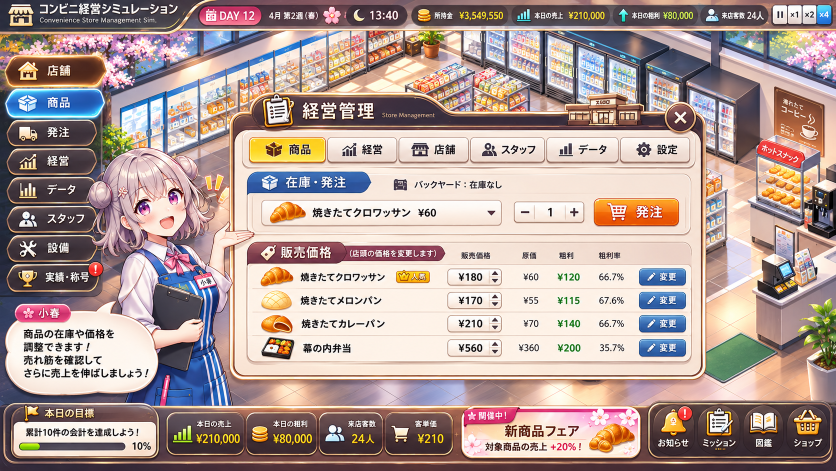
#> input picture docs/mockups/ui_target_goods_2026-11-01.png, 1672 x 941 px, found by its file name (shown at 1/2 size)
$ python build_mockup_chrome.py
#> lines starting #> are read from the running program, lines starting #| are printed output that depends on the picture
"""Cuts the UI chrome out of the 2026-11-01 mockup screenshots (docs/mockups/ui_target_{goods,data}_2026-11-01.png) for
the game to draw over the live store, as the browser mockup does (its image layer + live values): the top bar, the
left menu, the bottom bar, the 経営管理 window frame and tabs, 小春六花 beside it and her speech bubble.

Everything is worked out at 1920x1080 (the mockup scaled by 1920/1672; the game's base viewport). Each part's outline
is a hand-placed shape refined with GrabCut in a thin band around it, so the store behind shows through the gaps.
Text that changes (date, money, values, the bubble's line, the window's content) is inpainted away and drawn live by
the game. Selected looks the mockup does not show (a selected tab other than 商品 / データ, a selected menu entry
other than 商品, x1 / x2) are made from a selected face with its label inpainted away and the other entry's label
keyed out on top.

Output: assets/ui/mockup/<part>.png plus layout.json ({part: [x, y, w, h]} in 1920x1080 pixels).

    python tools/assets/build_mockup_chrome.py     # needs assets/source/ui_mockup/rikka_cut.png (tools/assets/idol/cutout.py)
"""
import json
from pathlib import Path

import cv2
import numpy as np
from PIL import Image

SRC_GOODS = Path("docs/mockups/ui_target_goods_2026-11-01.png")
SRC_DATA = Path("docs/mockups/ui_target_data_2026-11-01.png")
RIKKA = Path("assets/source/ui_mockup/rikka_cut.png")   # cut from the goods mockup at (170, 285) in its 1672 px space
OUT = Path("assets/ui/mockup")
CONTENT_BOX = (562, 392, 1592, 866)   # MockupChrome.CONTENT (the window's area below the tabs)
W, H = 1920, 1080
K = W / 1672                 # mockup px -> game px
CSS = (1672 / 1648) * K      # the browser mockup's hit areas (1648 px wide) -> game px

NAV = [("store", 9, 108, 200, 65), ("goods", 9, 176, 200, 57), ("order", 9, 235, 200, 54), ("management", 9, 291, 200, 55),
       ("data", 9, 348, 200, 57), ("staff", 9, 405, 200, 64), ("equipment", 9, 468, 200, 60), ("achievements", 9, 529, 200, 60)]
TABS = [("goods", 491, 270, 151, 53), ("management", 647, 270, 140, 53), ("store", 790, 270, 136, 53),
        ("staff", 930, 270, 140, 53), ("data", 1076, 270, 146, 53), ("settings", 1225, 270, 141, 53)]
SPEED_BOX = {"pause": [1774, 11, 1808, 55], "x1": [1810, 11, 1841, 55], "x2": [1843, 11, 1874, 55], "x4": [1876, 11, 1910, 55]}
NAV_RIGHT = {"store": 242, "goods": 236}   # the other (brown) buttons end at 224


def inset(box, dx, dy):
    return [box[0] + dx, box[1] + dy, box[2] - dx, box[3] - dy]


def css(x, y, w, h):
    return [x * CSS, y * CSS, (x + w) * CSS, (y + h) * CSS]


def load(path):
    rgb = np.asarray(Image.open(path).convert("RGB").resize((W, H), Image.LANCZOS))
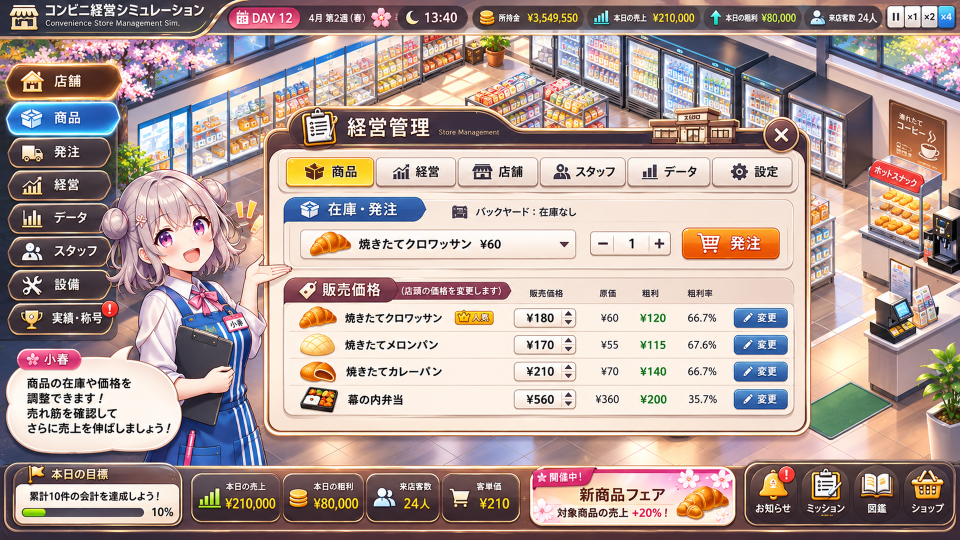
#> rgb: shape (1080, 1920, 3) (shown at 1/2 size); mean R, G, B 176.2, 156.4, 151.2
    return np.ascontiguousarray(rgb)


# [168 lines left out: functions rrect, refine, keep_attached, erase, fill, key and 10 more, not called in this run]


def main():
    goods = load(SRC_GOODS)
    data = load(SRC_DATA)
    layout = {}

    # Top bar: the values are inpainted away (the captions 所持金 / 本日の売上 … stay).
    top = goods.copy()
    for box in [(498, 22, 592, 52),     # DAY 12
                (612, 22, 735, 52),     # 4月 第2週（春）
                (840, 20, 918, 52),     # 13:40
                (1052, 22, 1160, 52),   # ¥3,549,550
                (1297, 22, 1392, 52),   # ¥210,000
                (1521, 22, 1597, 52),   # ¥80,000
                (1713, 22, 1760, 52)]:  # 24人
        erase(top, box)
    a_top = refine(goods, shape_top(), 7)
    rgba_crop(top, a_top, (0, 0, W, 76), "top_bar", layout)

    # Speed buttons: pause / x1 / x2 unselected and x4 selected in the mockup; the other looks are a face (the blue x4
    # face or the light x2 face, label inpainted away) with the button's own label keyed out on top.
    blue_face = goods.copy()
    erase(blue_face, inset(SPEED_BOX["x4"], 4, 7), thresh=60, grow=3)
    light_face = goods.copy()
    erase(light_face, inset(SPEED_BOX["x2"], 4, 7), thresh=60, grow=3)
    for name, box in SPEED_BOX.items():
        alpha = np.zeros((H, W), np.uint8)
        rrect(alpha, box, 5, 255)
        on = name == "x4"
        rgba_crop(goods, alpha, box, "speed_%s_%s" % (name, "on" if on else "off"), layout)
        face_name, tint, light = ("x2", (40, 32, 40), True) if on else ("x4", (255, 255, 255), False)
        face = light_face if on else blue_face
        label = key(goods, inset(box, 4, 7), light=light)
        canvas = face.copy()
        fb = SPEED_BOX[face_name]
        lw = min(label.shape[1], fb[2] - fb[0] - 8)
        paste_rgba(canvas, label[:, :lw], fb[0] + 4 + ((fb[2] - fb[0] - 8) - lw) // 2, fb[1] + 7, tint=tint)
        alpha = np.zeros((H, W), np.uint8)
        rrect(alpha, fb, 5, 255)
        other = "speed_%s_%s" % (name, "off" if on else "on")
        rgba_crop(canvas, alpha, fb, other, layout)
        layout[other][:2] = box[:2]

    # Left menu: brown buttons, 商品 selected (blue) in the mockup.
    blue = goods.copy()
    gb = [int(round(v)) for v in css(*NAV[1][1:])]
    gb[2] = NAV_RIGHT["goods"]
    erase(blue, (gb[0] + 26, gb[1] + 10, gb[0] + 175, gb[3] - 10), thresh=45, grow=3)
    brown = goods.copy()
    ob = [int(round(v)) for v in css(*NAV[2][1:])]
    ob[2] = 224
    erase(brown, (ob[0] + 26, ob[1] + 10, ob[0] + 175, ob[3] - 10), thresh=45, grow=3)
    for name, *box in NAV:
        b = [int(round(v)) for v in css(*box)]
        b[2] = NAV_RIGHT.get(name, 224)
        alpha = refine(goods, shape_nav(b, name == "achievements"), 5)
        if name == "goods":
            rgba_crop(goods, alpha, b, "nav_goods_on", layout)
            off = brown.copy()
            paste_rgba(off, key(goods, (gb[0] + 26, gb[1] + 10, gb[0] + 170, gb[3] - 10), light=True), ob[0] + 26, ob[1] + 10 - ((gb[3] - gb[1]) - (ob[3] - ob[1])) // 2,
                       tint=(255, 240, 220))
            a2 = refine(goods, shape_nav(ob), 5)
            rgba_crop(off, a2, ob, "nav_goods_off", layout)
            layout["nav_goods_off"][:2] = layout["nav_goods_on"][:2]
            continue
        rgba_crop(goods, alpha, b, "nav_%s_off" % name, layout)
        on = blue.copy()
        paste_rgba(on, key(goods, (b[0] + 26, b[1] + 10, b[0] + 170, b[3] - 10), light=True), gb[0] + 26, gb[1] + 10 + (gb[3] - gb[1] - (b[3] - b[1])) // 2,
                   tint=(255, 255, 255))
        a2 = refine(goods, shape_nav(gb), 5)
        rgba_crop(on, a2, gb, "nav_%s_on" % name, layout)
        layout["nav_%s_on" % name][:2] = [b[0], b[1] + ((b[3] - b[1]) - (gb[3] - gb[1])) // 2]

    # Bottom bar: the goal line, the progress and the four values are drawn live; the event banner's words and picture
    # too (the pink face stays); the four buttons on the right stay as drawn.
    bot = goods.copy()
    for box in [(55, 975, 330, 1006),    # 累計10件の会計を達成しよう！
                (298, 1011, 352, 1038),  # 10%
                (448, 990, 555, 1024), (627, 990, 718, 1024), (800, 990, 862, 1024), (955, 990, 1022, 1026),
                (1108, 968, 1345, 1044)]:   # the event's name and effect
        erase(bot, box)
    erase(bot, (1345, 945, 1462, 1048), thresh=30, grow=4)   # the event's picture (the game draws today's)
    track = bot[1022, 200].copy()
    bot[1016:1030, 47:110] = track   # the progress fill (the game draws the real one)
    rgba_crop(bot, refine(goods, shape_bottom(), 7), (0, 918, W, H), "bottom_bar", layout)

    # Window frame: the content below the tabs is drawn live, the tabs are their own images.
    win = goods.copy()
    top_c = np.median(goods[300:306, 600:1500].reshape(-1, 3), axis=0)
    bot_c = np.median(goods[835:860, 554:559].reshape(-1, 3), axis=0)
    t = np.linspace(0, 1, 868 - 300)[:, None]
    win[300:868, 552:1600] = ((1 - t) * top_c + t * bot_c)[:, None, :].astype(np.uint8)
    a_win = refine(goods, shape_window(), 7)
    rgba_crop(win, a_win, (520, 205, 1630, 892), "window", layout)

    for src, picked in ((goods, "goods"), (data, "data")):
        for name, *box in TABS:
            b = [int(round(v)) for v in css(*box)]
            alpha = np.zeros((H, W), np.uint8)
            rrect(alpha, (b[0] + 2, b[1] + 2, b[2] - 2, b[3] - 2), 10, 255)
            state = "on" if name == picked else "off"
            if ("tab_%s_%s" % (name, state)) not in layout:
                rgba_crop(src, alpha, b, "tab_%s_%s" % (name, state), layout)
    yellow = goods.copy()
    gt = [int(round(v)) for v in css(*TABS[0][1:])]
    erase(yellow, (gt[0] + 12, gt[1] + 8, gt[2] - 12, gt[3] - 8), thresh=50, grow=3)
    for name, *box in TABS:
        if "tab_%s_on" % name in layout:
            continue
        b = [int(round(v)) for v in css(*box)]
        lab = key(goods, (b[0] + 10, b[1] + 8, b[2] - 10, b[3] - 8), light=False)
        canvas = yellow.copy()
        w = min(lab.shape[1], gt[2] - gt[0] - 20)
        paste_rgba(canvas, lab[:, :w], gt[0] + 10 + ((gt[2] - gt[0] - 20) - w) // 2, gt[1] + 8)
        alpha = np.zeros((H, W), np.uint8)
        rrect(alpha, (gt[0] + 2, gt[1] + 2, gt[2] - 2, gt[3] - 2), 10, 255)
        rgba_crop(canvas, alpha, gt, "tab_%s_on" % name, layout)
        layout["tab_%s_on" % name][:2] = [b[0], b[1]]

    # 小春六花 and her speech bubble (the bubble's line is drawn live).
    cut = np.asarray(Image.open(RIKKA).convert("RGBA"))
    big = Image.fromarray(cut).resize((round(cut.shape[1] * K), round(cut.shape[0] * K)), Image.LANCZOS)
    big.save(OUT / "rikka.png")
    layout["rikka"] = [round(170 * K), round(285 * K), big.width, big.height]
    bub = goods.copy()
    x0, y0, x1, y1 = css(18, 638, 285, 139)
    a_bub = refine(goods, shape_bubble(), 6)
    inside = cv2.erode((a_bub > 128).astype(np.uint8), cv2.getStructuringElement(cv2.MORPH_ELLIPSE, (25, 25)))
    inside[:745] = 0   # the 小春 name tag stays
    ys, xs = np.nonzero(inside)
    c0 = np.median(goods[ys.min():ys.min() + 3, xs.min() + 20:xs.max() - 20].reshape(-1, 3), axis=0)
    c1 = np.median(goods[ys.max() - 3:ys.max(), xs.min() + 20:xs.max() - 20].reshape(-1, 3), axis=0)
    t = ((np.arange(H) - ys.min()) / max(1, ys.max() - ys.min())).clip(0, 1)[:, None]
    grad = ((1 - t) * c0 + t * c1).astype(np.uint8)
    bub[inside > 0] = grad[ys]
    rgba_crop(bub, a_bub, (8, 690, 382, 900), "bubble", layout)

    goods_page(goods, layout)

    (OUT / "layout.json").write_text(json.dumps(layout, indent=1), encoding="utf-8")
    print(len(layout), "parts")


if __name__ == "__main__":
#> (the run stopped early here; a loop or call above may not have finished)
